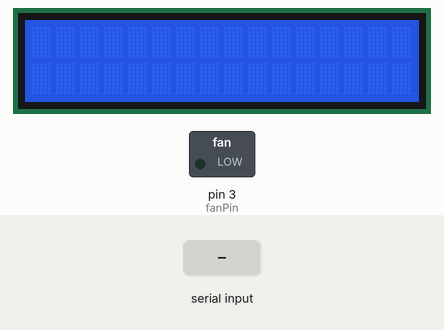
This sketch was run on a simulated Arduino Mega 2560, built with avr-gcc and run on an emulated ATmega2560. On the bench: 16×2 character LCD, switched loads named in the sketch (green lamp = pin HIGH). The inputs (shaded band) are chosen by the test bench. What the sketch prints to the serial monitor is not drawn.

Above: at 1.2 s.
1.3 s: "90,45\n" received over Serial
At 2.4 s:
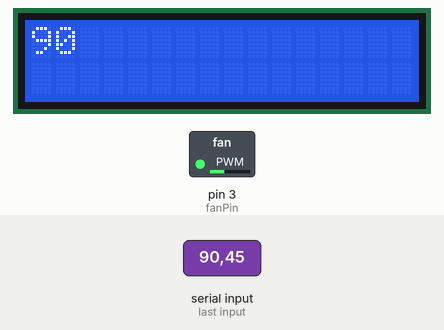
2.8 s: "30,150\n" received over Serial
At 3.6 s:
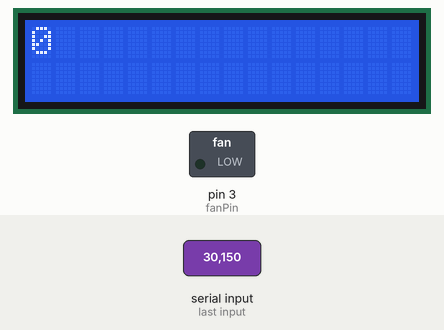
4.3 s: "200\n" received over Serial
At 4.7 s:
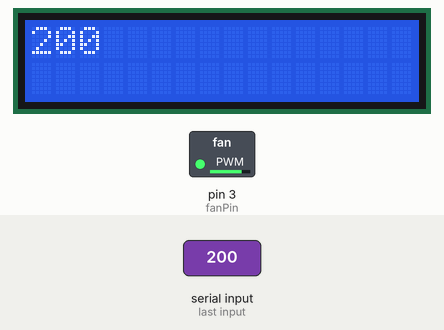
5.8 s: "90\n" received over Serial
At 7.0 s:
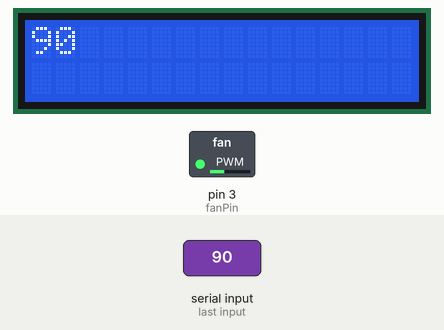
Timing chart, 0 to 8.3 s (numbered marks = the images above; inputs shaded):
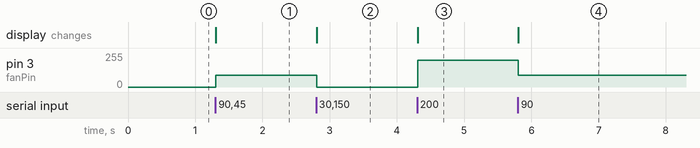

The sketch:

sketch_mar26a.ino
```cpp
#include <LiquidCrystal.h>
#include <MQ135.h>

LiquidCrystal lcd(7, 8, 24, 26, 28, 30);

const int tach = 2;
const int fanPin = 3;

int speed = 0;
int newSpeed = 1;

void setup() {
  lcd.begin(16, 2);
  pinMode(fanPin, OUTPUT);
  Serial.begin(9600);
  Serial.println("\nEnter value from 0-255: \n");


}

void loop() {
  lcd.setCursor(0, 0);

  newSpeed = Serial.parseInt();
  if (Serial.available() > 0) {


    Serial.println("Fan speed is now: ");

    lcd.clear();
    lcd.print(newSpeed);
    speed = newSpeed;
    Serial.println(speed);

  }


  analogWrite(fanPin, speed);

  while(Serial.available() > 0) {
    Serial.read();
  }

}
```

Measured:
- after the input at 1.3 s, pin 3 (fanPin): 0/255 → 90/255 at once; the display: changes at once (image 1)
- after the input at 2.8 s, pin 3 (fanPin): 90/255 → 0/255 at once; the display: first changes at once (image 2 shows a later state)
- after the input at 4.3 s, pin 3 (fanPin): 0/255 → 200/255 at once; the display: changes at once (image 3)
- after the input at 5.8 s, pin 3 (fanPin): 200/255 → 90/255 at once; the display: changes at once (image 4)
